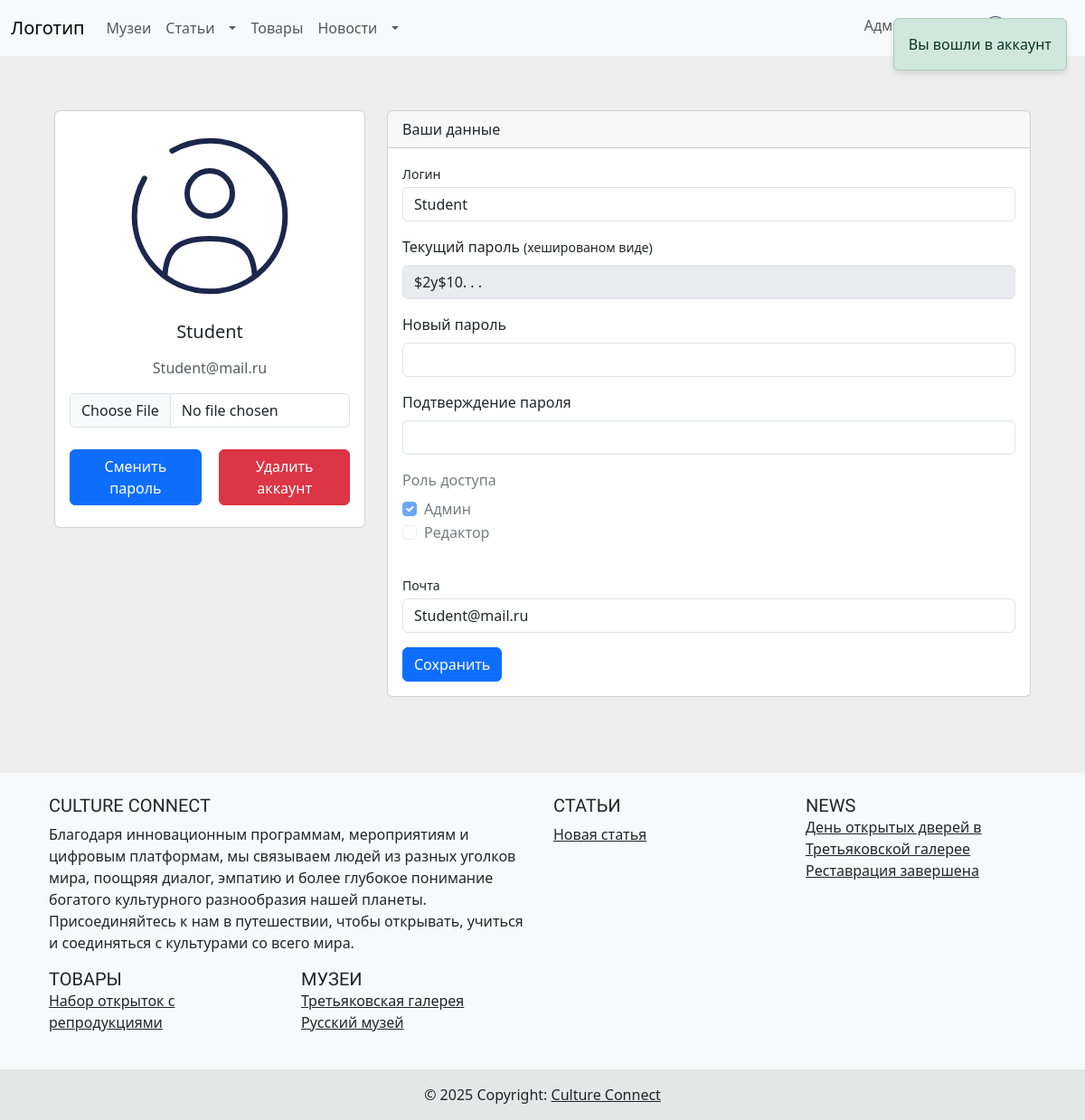
Page /account/index.php (signed in) on the committed database.
### tables this page shows
CREATE TABLE `users` (
  `Id` int(11) NOT NULL,
  `Login` varchar(25) NOT NULL,
  `Password` varchar(255) NOT NULL,
  `Email` varchar(320) DEFAULT NULL,
  `Image_path` varchar(255) DEFAULT NULL,
  `Admin` int(11) DEFAULT NULL,
  `Editor` int(11) DEFAULT NULL
);

CREATE TABLE `articles` (
  `Id` int(11) NOT NULL,
  `Name` varchar(55) NOT NULL,
  `Short_desc` varchar(150) NOT NULL,
  `Full_desc` varchar(320) NOT NULL,
  `Date` varchar(25) NOT NULL,
  `Editor` int(11) DEFAULT NULL
);

CREATE TABLE `news` (
  `Id` int(11) NOT NULL,
  `Name` varchar(55) NOT NULL,
  `Short_desc` varchar(150) NOT NULL,
  `Full_desc` varchar(320) NOT NULL,
  `Footer_desc` varchar(150) NOT NULL,
  `Date` varchar(25) NOT NULL,
  `Editor` int(11) DEFAULT NULL
);

CREATE TABLE `product` (
  `Id` int(11) NOT NULL,
  `Name` varchar(55) NOT NULL,
  `Short_desc` varchar(150) NOT NULL,
  `Full_desc` varchar(320) DEFAULT NULL,
  `Price` varchar(25) DEFAULT NULL,
  `Available` varchar(15) DEFAULT NULL,
  `Image_path` varchar(255) DEFAULT NULL,
  `Editor` int(11) DEFAULT NULL
);

CREATE TABLE `museums` (
  `Id` int(11) NOT NULL,
  `Name` varchar(55) NOT NULL,
  `Short_desc` varchar(150) NOT NULL,
  `Full_desc` varchar(320) NOT NULL,
  `Image_path` varchar(255) DEFAULT NULL,
  `Editor` int(11) DEFAULT NULL
);

### account/index.php (the view, shortened to what this page needs)
<?php include "../include/header.php"; ?>
<?php include "../include/message.php"; ?>
<?php
if (isset($_SESSION["log-session"]) && isset($_SESSION['log-session-data'])):
    $stmt = $pdo->prepare("SELECT * FROM users WHERE Id = :Id");
    $id = $_SESSION['log-session-data']["Id"];
    $stmt->execute(['Id' => $id]);
    $user = $stmt->fetch();
?>
<form method="post" enctype="multipart/form-data">
<section style="background-color: #eee; padding: 5%;">
    <div class="row">
    <div class="col-lg-4">
        <div class="card mb-4">
          <div class="card-body text-center">
            <?php if ($user['Image_path']): ?>
                <img loading="lazy" src="/cult_conn/uploads/users/<?= htmlspecialchars(basename($user['Image_path'])) ?>" class="image-preview img-fluid" alt="Мой аватар">
            <?php elseif (isset($image_path)): ?>
                <img loading="lazy" src="/cult_conn/uploads/users/<?= htmlspecialchars(basename($image_path)) ?>" class="image-preview img-fluid" alt="Мой аватар">
            <?php else: ?>
                <img loading="lazy" src="/cult_conn/static/svg/user-circle.svg" class="image-preview img-fluid" height="200px" width="200px" alt="Мой аватар">
            <?php endif; ?>
            <h5 class="my-3"><?= $user['Login']?></h5>
            <p class="text-muted mb-3"><?= $user['Email'] ?></p>
            <input type="file" class="form-control" id="image" name="image" accept="image/*" onchange="validateImageSize(this)">
            <br>
            <div class="d-flex justify-content-center mb-2" style="gap: 5%;">
                <button class="btn btn-primary" onclick="location.href='changepassword.php'">Сменить пароль</button>
                <form method="post" id="deleteForm">
                    <button class="btn btn-danger ms-1" onclick="javascript:return confirm('Удалить свой аккаунт?');"   name="delete">Удалить аккаунт</button>
                </form>
            </div>
          </div>
        </div>
      </div>
        <div class="col-xl-8">
            <div class="card mb-4">
                <div class="card-header">Ваши данные</div>
                <div class="card-body">
                    <form method=POST>
                        <div class="mb-3">
                            <label class="small mb-1" for="login">Логин</label>
                            <input class="form-control" name="login" type="text" required placeholder="Ваш логин" value=<?= $user['Login'] ?>>
                        </div>
                        <div class="mb-3">
                                <label for="password" class="form-label">Текущий пароль <span class="small">(хешированом виде)</span></label>
                                <input class="form-control" id="password" name="password" maxlength="25" disabled required value="<?= substr($user["Password"], 0, 6)?>. . ." ?>
                        </div>
                        <div class="mb-3">
                                <label for="new_password" class="form-label">Новый пароль</label>
                                <input class="form-control" id="new_password" name="new_password" maxlength="25" ?>
                        </div>
                        <div class="mb-3">
                                <label for="confirm_password" class="form-label">Подтверждение пароля</label>
                                <input class="form-control" id="confirm_password" name="confirm_password" maxlength="25" ?>
                        </div>
                        <div class="row gx-3 mb-3">
                            <div class="mb-3" style="pointer-events: none;opacity: 0.6;">
                                <label for="id" class="form-label">Роль доступа</label>
                                <div class="form-check">
                                    <input class="form-check-input" type="checkbox" id="admin" name="admin" <?php echo ($user["Admin"]) ? 'checked' : ''; ?> >
                                    <label class="form-check-label" for="admin">
                                        Админ
                                    </label>
                                </div>
                                <div class="form-check">
                                    <input class="form-check-input" type="checkbox" id="editor" <?php echo ($user["Editor"]) ? 'checked' : ''; ?> name="editor">
                                    <label class="form-check-label" for="admin">
                                        Редактор
                                    </label>
                                </div>
                            </div>
                        </div>
                        <div class="mb-3">
                            <label class="small mb-1" for="email">Почта</label>
                            <input class="form-control" name="email" type="email" required placeholder="Ваша почта" value=<?= $user['Email'] ?>>
                        </div>
                        <button class="btn btn-primary" name='update_data' type="submit">Сохранить</button>
                    </form>
                </div>
            </div>
        </div>
    </div>
</section>
</form>
<?php
else: ?>
    <div class="container mt-5">
        <?php include "../error/404.php"; ?>
    </div>
<?php endif; ?>
<?php include "../include/footer.php"; ?>

### include/footer.php (shortened to what this page needs)
<?php
$query_artl = $pdo->prepare("SELECT Name, Id FROM articles");
$query_artl->execute();
$articles_query_result = $query_artl->fetchAll(PDO::FETCH_ASSOC);
$query_news = $pdo->prepare("SELECT Name, Id FROM news");
$query_news->execute();
$news_query_result = $query_news->fetchAll(PDO::FETCH_ASSOC);
$query_prod = $pdo->prepare("SELECT Name, Id FROM product");
$query_prod->execute();
$products_query_result = $query_prod->fetchAll(PDO::FETCH_ASSOC);
$query_museums = $pdo->prepare("SELECT Name, Id FROM museums");
$query_museums->execute();
$museums_query_result = $query_museums->fetchAll(PDO::FETCH_ASSOC);
?>
<footer class="bg-light text-center text-lg-start">
        <div class="container p-4">
            <div class="row">
                <div class="col-lg-6 col-md-12 mb-4 mb-md-0">
                    <h5 class="text-uppercase mooli-regular">Culture Connect</h5>
                    <p>
                    Благодаря инновационным программам, мероприятиям и цифровым платформам, мы связываем людей из разных уголков мира, поощряя диалог, эмпатию и более глубокое понимание богатого культурного разнообразия нашей планеты. Присоединяйтесь к нам в путешествии, чтобы открывать, учиться и соединяться с культурами со всего мира.                    </p>
                </div>
                <div class="col-lg-3 col-md-6 mb-4 mb-md-0">
                    <h5 class="text-uppercase comfortaa-regular">Статьи</h5>
                    <ul class="list-unstyled mb-0">
                        <?php
                        foreach ($articles_query_result as $article) {
                            echo "<li><a href='article.php?id={$article['Id']}' class='text-dark'>{$article['Name']}</a></li>";
                        }
                        ?>
                    </ul>
                </div>
                <div class="col-lg-3 col-md-6 mb-4 mb-md-0">
                    <h5 class="text-uppercase mb-0 comfortaa-bold">News</h5>
                    <ul class="list-unstyled">
                        <?php
                        foreach ($news_query_result as $news) {
                            echo "<li><a href='news.php?id={$news['Id']}' class='text-dark'>{$news['Name']}</a></li>";
                        }
                        ?>
                    </ul>
                </div>
                <div class="col-lg-3 col-md-6 mb-4 mb-md-0">
                    <h5 class="text-uppercase mb-0 comfortaa-bold">Товары</h5>
                    <ul class="list-unstyled">
                        <?php
                        foreach ($products_query_result as $product) {
                            echo "<li><a href='product.php?id={$product['Id']}' class='text-dark'>{$product['Name']}</a></li>";
                        }
                        ?>
                    </ul>
                </div>
                <div class="col-lg-3 col-md-6 mb-4 mb-md-0">
                    <h5 class="text-uppercase mb-0 comfortaa-bold">Музеи</h5>
                    <ul class="list-unstyled">
                        <?php
                        foreach ($museums_query_result as $museum) {
                            echo "<li><a href='museum.php?id={$museum['Id']}' class='text-dark'>{$museum['Name']}</a></li>";
                        }
                        ?>
                    </ul>
                </div>
            </div>
        </div>
        <div class="text-center p-3" style="background-color: rgba(0, 0, 0, 0.08);">
            © 2025 Copyright:
            <a class="text-dark" href="/cult_conn">Culture Connect</a>
        </div>
</footer>
</body>

### include/header.php (style rules this page uses)
.mooli-regular { font-family: "Mooli", sans-serif; font-weight: 400; font-style: normal; }
.comfortaa-regular { font-family: "Comfortaa", sans-serif; font-optical-sizing: auto; font-weight: 400; font-style: normal; }
.comfortaa-bold { font-family: "Comfortaa", sans-serif; font-optical-sizing: auto; font-weight: 500; font-style: normal; }
@media (max-width: 1200px) { footer { position: relative; bottom: 0; width: 100%; } }
@media (max-width: 1200px) { html { position: relative; } }

### rows in the picture
users: Login "Student", Email "Student@mail.ru", login "Student", password "$2y$10. . .", Admin "☑", email "Student@mail.ru"
articles: Name "Новая статья"
news: Name "День открытых дверей в Третьяковской галерее"
news: Name "Реставрация завершена"
product: Name "Набор открыток с репродукциями"
museums: Name "Третьяковская галерея"
museums: Name "Русский музей"

### other values in the picture
$_SESSION["log-mess-s"] "Вы вошли в аккаунт"
